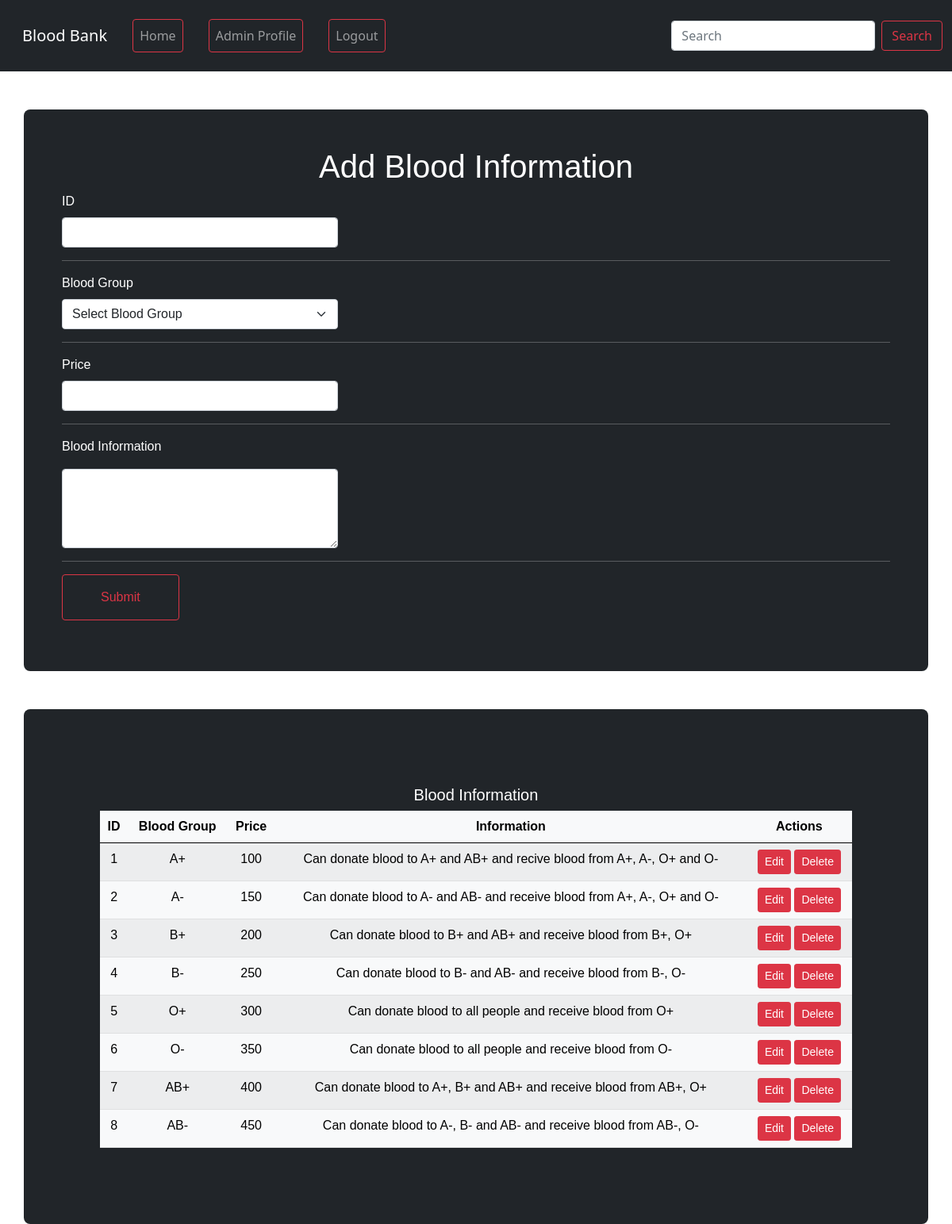
Screenshot of /bb/blood.php (signed in) with the database file from the repository.
### tables this page shows
CREATE TABLE `blood` (
  `blood_id` int(10) NOT NULL,
  `bloodgroup` varchar(3) NOT NULL,
  `price` int(5) NOT NULL,
  `info` text DEFAULT NULL
);

### bb/blood.php (the view, shortened to what this page needs)
<?php
require 'db.php';
?>
<!doctype html>
<html lang="en">
<head>
    <link href="https://cdn.jsdelivr.net/npm/bootstrap@5.0.2/dist/css/bootstrap.min.css" rel="stylesheet">
    <link rel="stylesheet" href="//cdn.datatables.net/1.10.20/css/jquery.dataTables.min.css">
    <link rel="stylesheet" href="style.css">
</head>
<body>
    <?php require 'navbar.php' ?>
    <div class="container mt-5 p-5">
        <h1 class="text-center">Add Blood Information</h1>
        <form class="center" action="blood.php" method="post">
            <div class="mb-3 col-md-4">
                <label class="form-label">ID</label>
                <input type="number" class="form-control" name="bloodid" id="bloodid" required>
            </div>
            <hr>
            <div class="mb-3 col-md-4">
                <label class="form-label">Blood Group</label>
                <select name="bloodgroup" id="bloodgroup" class="form-select" aria-label="Default select example" required>
                    <option value="" disabled selected>Select Blood Group</option>
                </select>
            </div>
            <hr>
            <div class="mb-3 col-md-4">
                <label class="form-label">Price</label>
                <input type="number" class="form-control" name="price" id="price" required>
            </div>
            <hr>
            <div class="form-floating mb-3 col-md-4">
                <p>Blood Information</p>
                <textarea class="form-control" placeholder="Comment" id="info" name="info" style="height: 100px"></textarea>
            </div>
            <hr>
            <div class="mb-3">
                <button name="button" type="submit" class="button btn btn-outline-danger px-5 py-3">Submit</button>
            </div>
        </form>
    </div>
    <div class="container mt-5 p-5">
        <div class="m-5">
            <table class="table table-light table-striped table-hover text-center" id="table">
                <thead>
                    <tr>
                        <th scope="col">ID</th>
                        <th scope="col">Blood Group</th>
                        <th scope="col">Price</th>
                        <th scope="col">Information</th>
                        <th scope="col">Actions</th>
                    </tr>
                </thead>
                <tbody>
                    <h5 class="text-center">Blood Information</h5>
                    <?php
                    $sql = "SELECT * FROM `blood`";
                    $result = mysqli_query($conn, $sql);
                    if ($result->num_rows > 0) {
                        while ($row = mysqli_fetch_assoc($result)) {
                            echo "
                        <tr>
                            <td>" . $row['blood_id'] . "</td>
                            <td>" . $row['bloodgroup'] . "</td>
                            <td>" . $row['price'] . "</td>
                            <td>" . $row['info'] . "</td>
                            <td> <button class='edit btn btn-sm btn-danger' id=" . $row['blood_id'] . ">Edit</button> <button class='delete btn btn-sm btn-danger' id=d" . $row['blood_id'] . ">Delete</button>  </td>
                        </tr>";
                        }
                    }
                    ?>
                </tbody>
            </table>
        </div>
    </div>
</body>
</html>

### bb/style.css (style rules this page uses)
.container { background-color: #212529 ; color:white; border-radius: 8px; font-size: 1rem; font-family: 'Encode Sans SC', sans-serif; }

### rows the page displays
blood: blood_id "1", bloodgroup "A+", price "100", info "Can donate blood to A+ and AB+ and recive blood from A+, A-, O+ and O-"
blood: blood_id "2", bloodgroup "A-", price "150", info "Can donate blood to A- and AB- and receive blood from A+, A-, O+ and O-"
blood: blood_id "3", bloodgroup "B+", price "200", info "Can donate blood to B+ and AB+ and receive blood from B+, O+"
blood: blood_id "4", bloodgroup "B-", price "250", info "Can donate blood to B- and AB- and receive blood from B-, O-"
blood: blood_id "5", bloodgroup "O+", price "300", info "Can donate blood to all people and receive blood from O+"
blood: blood_id "6", bloodgroup "O-", price "350", info "Can donate blood to all people and receive blood from O-"
blood: blood_id "7", bloodgroup "AB+", price "400", info "Can donate blood to A+, B+ and AB+ and receive blood from AB+, O+"
blood: blood_id "8", bloodgroup "AB-", price "450", info "Can donate blood to A-, B- and AB- and receive blood from AB-, O-"
